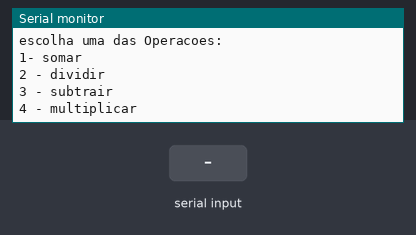
The sketch below on a simulated Arduino Mega 2560, built with avr-gcc and run on an emulated ATmega2560. Shown: the last lines printed to the serial monitor. The test bench sets the inputs (shaded band).

Above: at 0.9 s.
1.0 s: "sim" received over Serial
At 3.2 s:
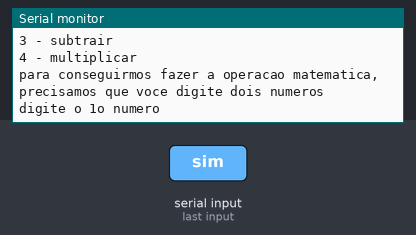
3.5 s: "90,45,200\n" received over Serial
At 5.4 s:
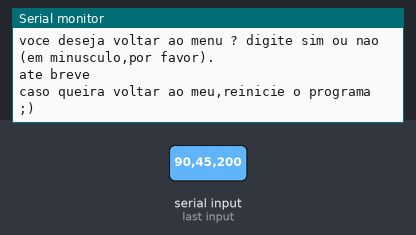

The sketch:

calculadora_com_menu_moura_1.ino
```cpp
int escolhadaOperacao;
float resultado;

float somar(float numero1param, float numero2param){
resultado = numero1param + numero2param ;
return resultado;
//  Serial.println("o resultado da soma foi:" + String(resultado));
}

void dividir(float numero1param, float numero2param){
resultado = numero1param / numero2param ;
 Serial.println("o resultado sua dividisão foi:" + String(resultado));
}


float subtrair(float numero1param, float numero2param){
resultado = numero1param - numero2param ;
return resultado;
}

void multiplicar (float numero1param, float numero2param){
resultado = numero1param * numero2param ;
 Serial.println("o resultado sua multiplicasão foi:" + String(resultado));
}

void setup()
{


  Serial.begin(9600);

  int contador = 0;
  float numero1;
  float numero2;


  do{
    Serial.println("bem-vindo(a) a calculadora mega blaster inteligente :p!!!\n");
    Serial.println("escolha uma das Operacoes:");
    Serial.println("1- somar");
    Serial.println("2 - dividir");
    Serial.println("3 - subtrair");
    Serial.println("4 - multiplicar");
    while(!Serial.available()){}
    escolhadaOperacao = Serial.parseInt();

    Serial.println("para conseguirmos fazer a operacao matematica, precisamos que voce digite dois numeros ");
    Serial.println("digite o 1o numero");
    while(!Serial.available()){}
    numero1 = Serial.parseFloat();

    Serial.println("digite o 2o numero");
    while(!Serial.available()){}
    numero2 = Serial.parseFloat();

    switch(escolhadaOperacao){
      case 1:
    // somar(numero1, numero2);
   //  somar(1,3);
      float retornofuncaosomar;
      retornofuncaosomar = somar(numero1, numero2);
      Serial.println(retornofuncaosomar);
      break;

    case 2:
      dividir(numero1, numero2);
      dividir(1,3);
      break;

    case 3:
      float retornofuncaosubtrair;
      retornofuncaosubtrair = subtrair(numero1, numero2);
      Serial.println(retornofuncaosubtrair);
      break;

    case 4:
      multiplicar(numero1, numero2);
      multiplicar(1,3);
      break;

    default:
      Serial.println("opcao invalida! escolha uma opcao do 1 ao 4. ;)");
    }

    Serial.println("voce deseja voltar ao menu ? digite sim ou nao (em minusculo,por favor).");
    while(!Serial.available()){}


    if(Serial.readString() == "sim"){
      contador = 1;
    }
    else{
      contador = 0;
      Serial.println("ate breve");
      Serial.println("caso queira voltar ao meu,reinicie o programa ;)");
    }

  }
  while(contador != 0);
}

void loop()
{

}
```

Measured:
- after the input at 1.0 s, the serial monitor: prints a new line after 1.0 s (image 1)
- after the input at 3.5 s, the serial monitor: prints a new line at once (image 2)
